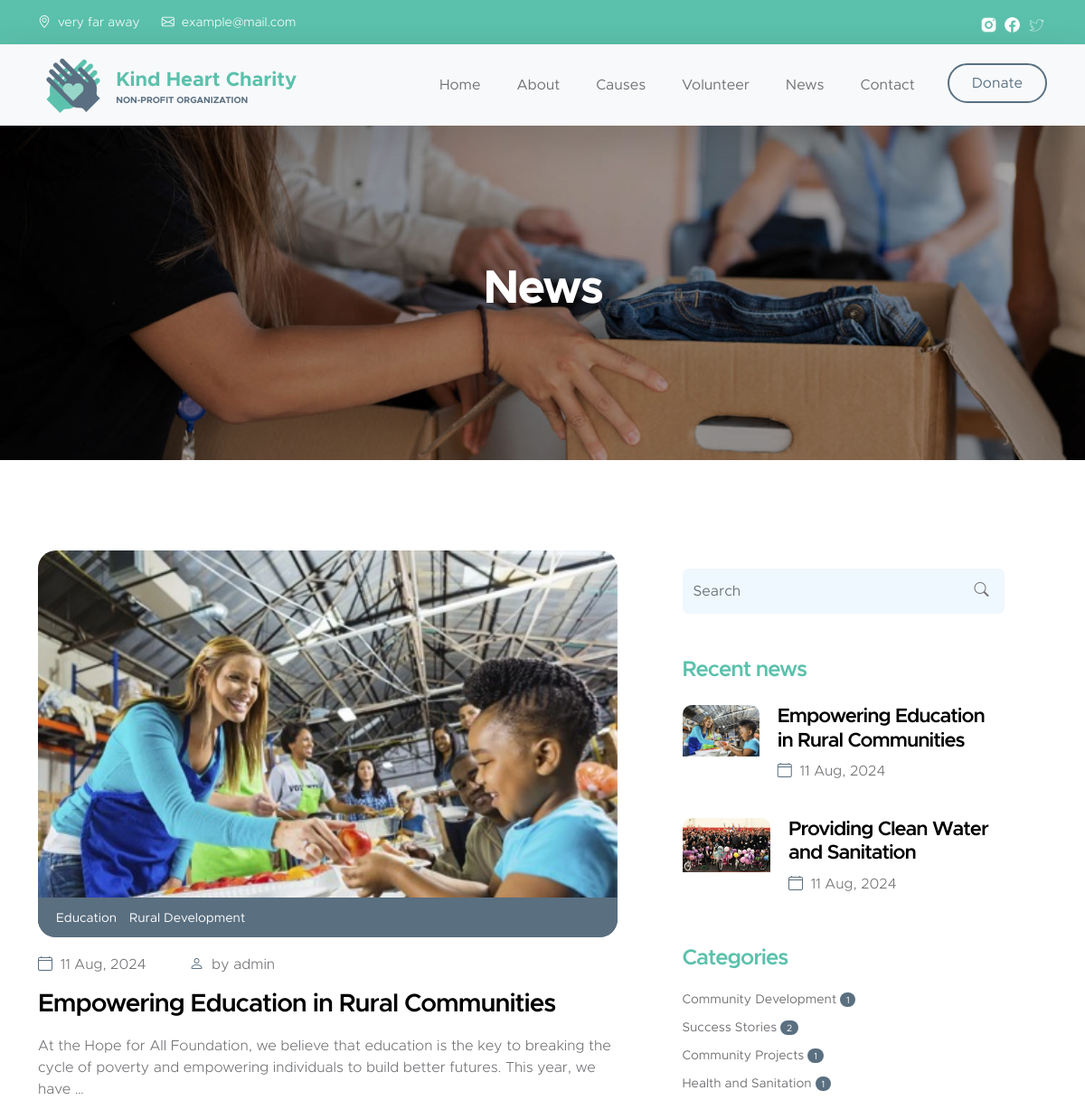
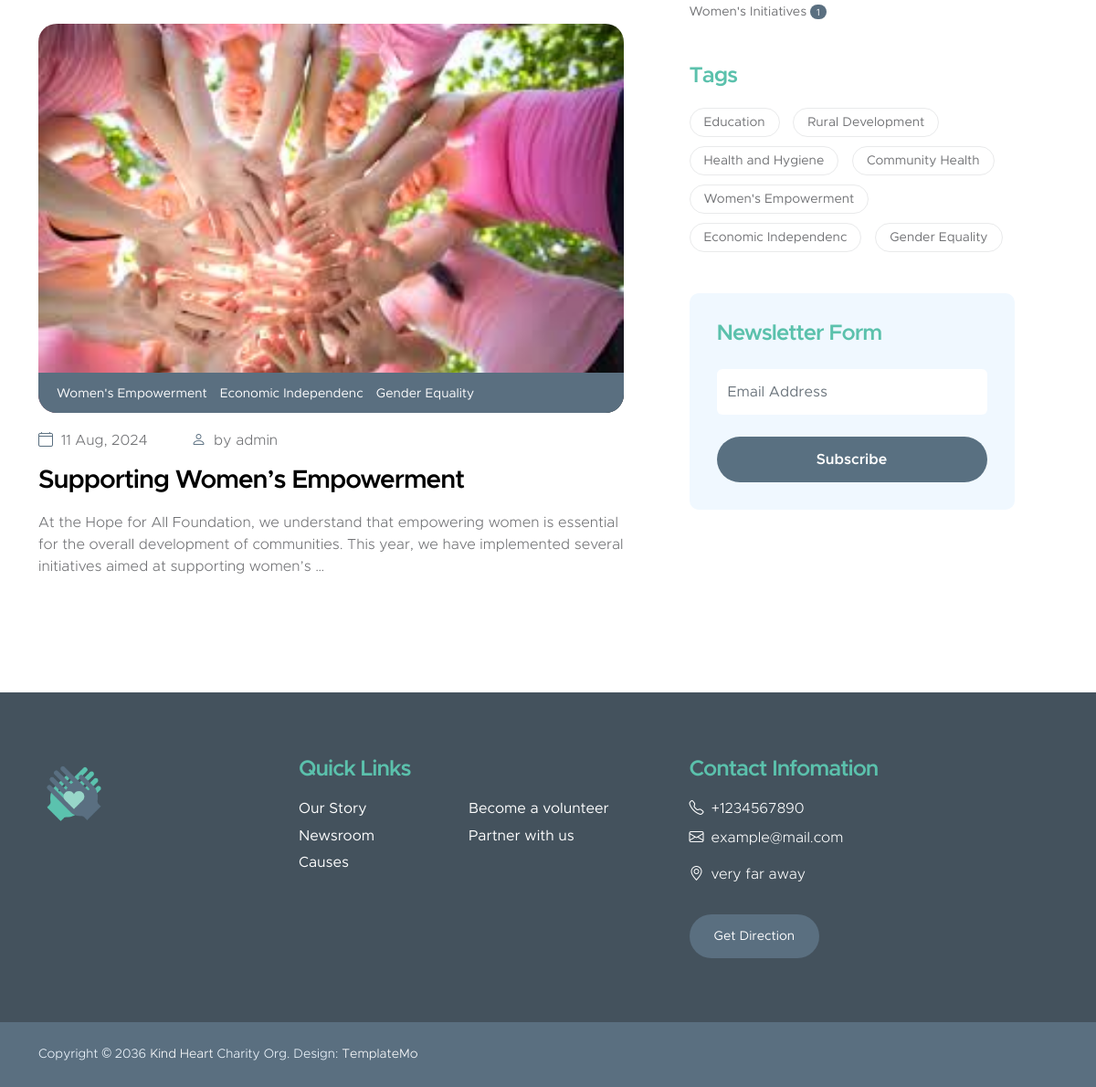
Screenshot of /news/category/success-stories with the database file from the repository (2 pictures, top to bottom).
### home/models.py (models this page shows, shortened)
class Information(models.Model):
    phone_regex = RegexValidator(regex=r'^\+?1?\d{9,15}$', message="Phone number must be entered in the format: '+999999999'. Up to 15 digits allowed.")
    phone_number = models.CharField(validators=[phone_regex], max_length=17, blank=True)
    email = models.EmailField(blank=True)
    contact_email = models.EmailField()
    adress = models.TextField(blank=True)
    socials = models.ManyToManyField("Socials", blank=True)
    class Meta:
        verbose_name = 'Information'
        verbose_name_plural = 'Information'

class Socials(models.Model):
    name = models.CharField(max_length=50, null=True)
    icon = models.ImageField(null=True)
    url = models.URLField(null=True)
    class Meta:
        verbose_name = 'Socials'
        verbose_name_plural = 'Socials'

### news/models.py (models this page shows, shortened)
class Posts(models.Model):
    title = models.CharField(max_length=100)
    slug = models.SlugField(unique=True)
    creation_date = models.DateField(auto_now_add=True)
    author = models.ForeignKey(settings.AUTH_USER_MODEL, on_delete=models.CASCADE)
    content = models.TextField()
    categories = models.ManyToManyField('Categories', related_name='cat_posts')
    tags = models.ManyToManyField('Tags', related_name='tag_posts')
    picture = models.ImageField(unique=True)
    def get_absolute_url(self):
        return reverse("post", kwargs={"post_slug": self.slug}) #post/cool-post/
    class Meta:
        verbose_name = 'Post'
        verbose_name_plural = 'Posts'

class Tags(models.Model):
    name = models.CharField(max_length=20)
    slug = models.SlugField(unique=True)
    def get_absolute_url(self):
        return reverse("post_tag", kwargs={"post_tag_slug": self.slug})
    class Meta:
        verbose_name = 'Tag'
        verbose_name_plural = 'Tags'

class Categories(models.Model):
    name = models.CharField(max_length=25)
    slug = models.SlugField(unique=True)
    def get_absolute_url(self):
        return reverse("post_category", kwargs={"post_category_slug": self.slug})
    def post_count(self):
        return self.cat_posts.count()
    class Meta:
        verbose_name = 'Category'
        verbose_name_plural = 'Categories'

### news/views.py (the view)
# urls.py: path('category/<slug:post_category_slug>', views.CategoryPostListView.as_view(), name='post_category'),
class CategoryPostListView(BaseContextMixin, ListView):
    model = Posts
    template_name = 'news.html'
    context_object_name = 'posts'
    def get_queryset(self) -> QuerySet[Any]:
        return Posts.objects.filter(categories__slug=self.kwargs['post_category_slug'])

### news/views.py (called while the page is built)
    def get_context_data(self, **kwargs) -> dict[str, Any]:
        context = super().get_context_data(**kwargs)
        context['tags'] = Tags.objects.all()
        context['categories'] = [category for category in Categories.objects.all() if category.post_count() > 0]
        context['recent_news'] = Posts.objects.all()[:2]
        context['info'] = Information.objects.first()
        return context

### templates/news.html (shortened to what this page needs)
{% extends 'base_newsbar.html' %}
{% block col-lg-7 %}
<div class="col-lg-7 col-12">
    {% for post in posts %}
    <div class="news-block">
        <div class="news-block-top">
            <a href="{{ post.get_absolute_url }}">
                <img src="{{ post.picture.url }}" class="news-image-main news-image img-fluid" alt="">
            </a>
            <div class="news-category-block">
                {% for tag in post.tags.all %}
                <a href="{{ tag.get_absolute_url }}" class="category-block-link">
                    {{ tag.name }}
                </a>
                {% endfor %}
            </div>
        </div>
        <div class="news-block-info">
            <div class="d-flex mt-2">
                <div class="news-block-date">
                    <p>
                        <i class="bi-calendar4 custom-icon me-1"></i>
                        {{ post.creation_date|date:'d M, Y' }}
                    </p>
                </div>
                <div class="news-block-author mx-5">
                    <p>
                        <i class="bi-person custom-icon me-1"></i>
                        by {{ post.author.username }}
                    </p>
                </div>
            </div>
            <div class="news-block-title mb-2">
                <h4><a href="{{ post.get_absolute_url }}" class="news-block-title-link">{{ post.title }}</a></h4>
            </div>
            <div class="news-block-body">
                <p>{{ post.content|safe|linebreaks|truncatewords:30 }}</p>
            </div>
        </div>
    </div>
    {% endfor %}
</div>
{% endblock %}

### templates/base_newsbar.html (shortened to what this page needs)
{% extends 'base.html' %}
{% block main %}
        <main>
            <section class="news-detail-header-section text-center">
                <div class="section-overlay"></div>
                <div class="container">
                    <div class="row">
                        <div class="col-lg-12 col-12">
                            {% if searched %}
                            <h1 class="text-white">News, related to "{{searched}}"</h1>
                            {% else %}
                            <h1 class="text-white">News</h1>
                            {% endif %}
                        </div>
                    </div>
                </div>
            </section>
            <section class="news-section section-padding">
                <div class="container">
                    <div class="row">
                        {% block col-lg-7 %} {% endblock %}
                        <div class="col-lg-4 col-12 mx-auto mt-4 mt-lg-0">
                            <form class="custom-form search-form" action="{% url 'search' %}" method="post" role="form">
                                <input class="form-control" type="search" placeholder="Search" aria-label="Search" name="searched">
                                <button type="submit" class="form-control">
                                    <i class="bi-search"></i>
                                </button>
                            </form>
                            <h5 class="mt-5 mb-3">Recent news</h5>
                            {% for post in recent_news %}
                            <div class="news-block news-block-two-col d-flex mt-4">
                                <div class="news-block-two-col-image-wrap">
                                    <a href="{{ post.get_absolute_url }}">
                                        <img src="{{ post.picture.url }}" class="news-image img-fluid" alt="">
                                    </a>
                                </div>
                                <div class="news-block-two-col-info">
                                    <div class="news-block-title mb-2">
                                        <h6><a href="{{ post.get_absolute_url }}" class="news-block-title-link">{{ post.title }}</a></h6>
                                    </div>
                                    <div class="news-block-date">
                                        <p>
                                            <i class="bi-calendar4 custom-icon me-1"></i>
                                            {{ post.creation_date|date:'d M, Y' }}
                                        </p>
                                    </div>
                                </div>
                            </div>
                            {% endfor %}
                            <div class="category-block d-flex flex-column">
                                <h5 class="mb-3">Categories</h5>
                                {% for category in categories %}
                                <a href="{{ category.get_absolute_url }}" class="category-block-link">
                                    {{ category.name }}
                                    <span class="badge">{{ category.post_count }}</span>
                                </a>
                                {% endfor %}
                            </div>
                            <div class="tags-block">
                                <h5 class="mb-3">Tags</h5>
                                {% for tag in tags %}
                                <a href="{{ tag.get_absolute_url }}" class="tags-block-link">
                                    {{ tag.name }}
                                </a>
                                {% endfor %}
                            </div>
                            <form class="custom-form subscribe-form" action="#" method="post" role="form">
                                <h5 class="mb-4">Newsletter Form</h5>
                                <input type="email" name="subscribe-email" id="subscribe-email" pattern="[^ @]*@[^ @]*" class="form-control" placeholder="Email Address" required>
                                <div class="col-lg-12 col-12">
                                    <button type="submit" class="form-control">Subscribe</button>
                                </div>
                            </form>
                        </div>
                    </div>
                </div>
            </section>
        </main>
{% endblock %}

### templates/base.html (shortened to what this page needs)
{% load static %}
<!doctype html>
<html lang="en">
    <head>
        <link href="{% static 'css/bootstrap.min.css' %}" rel="stylesheet">
        <link href="{% static 'css/bootstrap-icons.css' %}" rel="stylesheet">
        <link href="{% static 'css/templatemo-kind-heart-charity.css' %}" rel="stylesheet">
    </head>
    <body id="section_1">
        <header class="site-header">
            <div class="container">
                <div class="row">
                    <div class="col-lg-8 col-12 d-flex flex-wrap">
                        <p class="d-flex me-4 mb-0">
                            <i class="bi-geo-alt me-2"></i>
                            {{ info.adress }}
                        </p>
                        <p class="d-flex mb-0">
                            <i class="bi-envelope me-2"></i>
                            <a href="mailto:{{ info.email }}">
                                {{ info.email }}
                            </a>
                        </p>
                    </div>
                    <div class="col-lg-3 col-12 ms-auto d-lg-block d-none">
                        <ul class="social-icon">
                            {% for social in info.socials.all %}
                            <li class="social-icon-item">
                                <a href="{{ social.url }}" class="social-icon-link">
                                    <img src="{{ social.icon.url }}" class="social-icon-img">
                                </a>
                            </li>
                            {% endfor %}
                        </ul>
                    </div>
                </div>
            </div>
        </header>
        <nav class="navbar navbar-expand-lg bg-light shadow-lg">
            <div class="container">
                <a class="navbar-brand" href="{% url 'home' %}">
                    <img src="{% static 'images/logo.png' %}" class="logo img-fluid" alt="Kind Heart Charity">
                    <span>
                        Kind Heart Charity
                        <small>Non-profit Organization</small>
                    </span>
                </a>
                <div class="collapse navbar-collapse" id="navbarNav">
                    <ul class="navbar-nav ms-auto">
                        <li class="nav-item">
                            <a class="nav-link click-scroll" href="{% url 'home' %}">Home</a>
                        </li>
                        <li class="nav-item">
                            <a class="nav-link click-scroll" href="{% url 'home' %}#section_2">About</a>
                        </li>
                        <li class="nav-item">
                            <a class="nav-link click-scroll" href="{% url 'home' %}#section_3">Causes</a>
                        </li>
                        <li class="nav-item">
                            <a class="nav-link click-scroll" href="{% url 'home' %}#section_4">Volunteer</a>
                        </li>
                        <li class="nav-item">
                            <a class="nav-link click-scroll" href="{% url 'post_list' %}">News</a>
                        </li>
                        <li class="nav-item">
                            <a class="nav-link click-scroll" href="{% url 'home' %}#section_6">Contact</a>
                        </li>
                        <li class="nav-item ms-3">
                            <a class="nav-link custom-btn custom-border-btn btn" href="{% url 'donate' %}">Donate</a>
                        </li>
                    </ul>
                </div>
            </div>
        </nav>
        {% block main %} {% endblock %}
        <footer class="site-footer">
            <div class="container">
                <div class="row">
                    <div class="col-lg-3 col-12 mb-4">
                        <img src="{% static 'images/logo.png' %}" class="logo img-fluid" alt="">
                    </div>
                    <div class="col-lg-4 col-md-6 col-12 mb-4">
                        <h5 class="site-footer-title mb-3">Quick Links</h5>
                        <ul class="footer-menu">
                            <li class="footer-menu-item"><a href="{% url 'home' %}#section_2" class="footer-menu-link">Our Story</a></li>
                            <li class="footer-menu-item"><a href="{% url 'post_list' %}" class="footer-menu-link">Newsroom</a></li>
                            <li class="footer-menu-item"><a href="{% url 'home' %}#section_3" class="footer-menu-link">Causes</a></li>
                            <li class="footer-menu-item"><a href="{% url 'home' %}#section_4" class="footer-menu-link">Become a volunteer</a></li>
                            <li class="footer-menu-item"><a href="{% url 'home' %}#section_6" class="footer-menu-link">Partner with us</a></li>
                        </ul>
                    </div>
                    <div class="col-lg-4 col-md-6 col-12 mx-auto">
                        <h5 class="site-footer-title mb-3">Contact Infomation</h5>
                        <p class="text-white d-flex mb-2">
                            <i class="bi-telephone me-2"></i>
                            <a href="tel: {{ info.phone_number }}" class="site-footer-link">
                                {{ info.phone_number }}
                            </a>
                        </p>
                        <p class="text-white d-flex">
                            <i class="bi-envelope me-2"></i>
                            <a href="mailto:{{ info.email }}" class="site-footer-link">
                                {{ info.email }}
                            </a>
                        </p>
                        <p class="text-white d-flex mt-3">
                            <i class="bi-geo-alt me-2"></i>
                            {{ info.adress }}
                        </p>
                        <a href="#" class="custom-btn btn mt-3">Get Direction</a>
                    </div>
                </div>
            </div>
            <div class="site-footer-bottom">
                <div class="container">
                    <div class="row">
                        <div class="col-lg-6 col-md-7 col-12">
                            <p class="copyright-text mb-0">Copyright © 2036 <a href="#">Kind Heart</a> Charity Org.
                        	Design: <a href="https://templatemo.com" target="_blank">TemplateMo</a></p>
                        </div>
                        <div class="col-lg-6 col-md-5 col-12 d-flex justify-content-center align-items-center mx-auto">
                        </div>
                    </div>
                </div>
            </div>
        </footer>
    </body>
</html>

### rows the page displays
Information: adress "very far away", email "example@mail.com", phone_number "+1234567890"
Socials: icon (picture)
Socials: icon (picture)
Socials: icon (picture)
Posts: picture (picture), creation_date "11 Aug, 2024", author.username "admin", title "Empowering Education in Rural Communities", content "At the Hope for All Foundation, we believe that education is the key to breaking the cycle of poverty and empowering individuals to build better futures. This year, we have …"
Tags: name "Education"
Tags: name "Rural Development"
Posts: picture (picture), creation_date "11 Aug, 2024", author.username "admin", title "Supporting Women’s Empowerment", content "At the Hope for All Foundation, we understand that empowering women is essential for the overall development of communities. This year, we have implemented several initiatives aimed at supporting women’s …"
Tags: name "Women's Empowerment"
Tags: name "Economic Independenc"
Tags: name "Gender Equality"
Posts: picture (picture), title "Providing Clean Water and Sanitation", creation_date "11 Aug, 2024"
Categories: name "Community Development", post_count "1"
Categories: name "Success Stories", post_count "2"
Categories: name "Community Projects", post_count "1"
Categories: name "Health and Sanitation", post_count "1"
Categories: name "Women's Initiatives", post_count "1"
Tags: name "Health and Hygiene"
Tags: name "Community Health"
